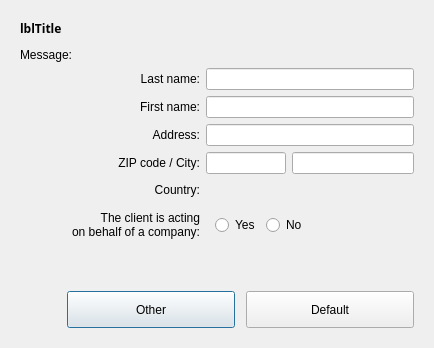
<?xml version="1.0" encoding="UTF-8"?>
<ui version="4.0">
 <class>Dialog</class>
 <widget class="QDialog" name="Dialog">
  <property name="geometry">
   <rect>
    <x>0</x>
    <y>0</y>
    <width>434</width>
    <height>348</height>
   </rect>
  </property>
  <property name="windowTitle">
   <string>Dialog</string>
  </property>
  <property name="autoFillBackground">
   <bool>false</bool>
  </property>
  <layout class="QVBoxLayout" name="verticalLayout_2">
   <item>
    <widget class="QFrame" name="frContainer">
     <property name="frameShape">
      <enum>QFrame::NoFrame</enum>
     </property>
     <property name="frameShadow">
      <enum>QFrame::Raised</enum>
     </property>
     <layout class="QVBoxLayout" name="verticalLayout">
      <item>
       <layout class="QHBoxLayout" name="DialogTitle">
        <property name="bottomMargin">
         <number>5</number>
        </property>
        <item>
         <widget class="QLabel" name="lblTitle">
          <property name="sizePolicy">
           <sizepolicy hsizetype="Preferred" vsizetype="Preferred">
            <horstretch>0</horstretch>
            <verstretch>0</verstretch>
           </sizepolicy>
          </property>
          <property name="maximumSize">
           <size>
            <width>16777215</width>
            <height>45</height>
           </size>
          </property>
          <property name="font">
           <font>
            <family>Century Gothic</family>
            <weight>75</weight>
            <bold>true</bold>
           </font>
          </property>
          <property name="text">
           <string>lblTitle</string>
          </property>
         </widget>
        </item>
       </layout>
      </item>
      <item>
       <widget class="QLabel" name="lblMessage">
        <property name="text">
         <string>Message:</string>
        </property>
       </widget>
      </item>
      <item>
       <layout class="QGridLayout" name="gridLayout">
        <item row="0" column="0">
         <widget class="QLabel" name="lblLastNameTitle">
          <property name="sizePolicy">
           <sizepolicy hsizetype="Expanding" vsizetype="Preferred">
            <horstretch>0</horstretch>
            <verstretch>0</verstretch>
           </sizepolicy>
          </property>
          <property name="minimumSize">
           <size>
            <width>180</width>
            <height>0</height>
           </size>
          </property>
          <property name="maximumSize">
           <size>
            <width>200</width>
            <height>16777215</height>
           </size>
          </property>
          <property name="text">
           <string>Last name:</string>
          </property>
          <property name="alignment">
           <set>Qt::AlignRight|Qt::AlignTrailing|Qt::AlignVCenter</set>
          </property>
          <property name="wordWrap">
           <bool>true</bool>
          </property>
          <property name="textInteractionFlags">
           <set>Qt::NoTextInteraction</set>
          </property>
         </widget>
        </item>
        <item row="0" column="1">
         <widget class="QLineEdit" name="txtLastNameValue">
          <property name="sizePolicy">
           <sizepolicy hsizetype="Expanding" vsizetype="Fixed">
            <horstretch>1</horstretch>
            <verstretch>0</verstretch>
           </sizepolicy>
          </property>
         </widget>
        </item>
        <item row="1" column="0">
         <widget class="QLabel" name="lblFirstNameTitle">
          <property name="sizePolicy">
           <sizepolicy hsizetype="Expanding" vsizetype="Preferred">
            <horstretch>0</horstretch>
            <verstretch>0</verstretch>
           </sizepolicy>
          </property>
          <property name="minimumSize">
           <size>
            <width>180</width>
            <height>0</height>
           </size>
          </property>
          <property name="maximumSize">
           <size>
            <width>200</width>
            <height>16777215</height>
           </size>
          </property>
          <property name="text">
           <string>First name:</string>
          </property>
          <property name="alignment">
           <set>Qt::AlignRight|Qt::AlignTrailing|Qt::AlignVCenter</set>
          </property>
          <property name="wordWrap">
           <bool>true</bool>
          </property>
          <property name="textInteractionFlags">
           <set>Qt::NoTextInteraction</set>
          </property>
         </widget>
        </item>
        <item row="1" column="1">
         <widget class="QLineEdit" name="txtFirstNameValue">
          <property name="sizePolicy">
           <sizepolicy hsizetype="Expanding" vsizetype="Fixed">
            <horstretch>1</horstretch>
            <verstretch>0</verstretch>
           </sizepolicy>
          </property>
         </widget>
        </item>
        <item row="2" column="0">
         <widget class="QLabel" name="lblAddressTitle">
          <property name="sizePolicy">
           <sizepolicy hsizetype="Expanding" vsizetype="Preferred">
            <horstretch>0</horstretch>
            <verstretch>0</verstretch>
           </sizepolicy>
          </property>
          <property name="minimumSize">
           <size>
            <width>180</width>
            <height>0</height>
           </size>
          </property>
          <property name="maximumSize">
           <size>
            <width>200</width>
            <height>16777215</height>
           </size>
          </property>
          <property name="text">
           <string>Address:</string>
          </property>
          <property name="alignment">
           <set>Qt::AlignRight|Qt::AlignTrailing|Qt::AlignVCenter</set>
          </property>
          <property name="wordWrap">
           <bool>true</bool>
          </property>
          <property name="textInteractionFlags">
           <set>Qt::NoTextInteraction</set>
          </property>
         </widget>
        </item>
        <item row="2" column="1">
         <widget class="QLineEdit" name="txtAddressValue">
          <property name="sizePolicy">
           <sizepolicy hsizetype="Expanding" vsizetype="Fixed">
            <horstretch>1</horstretch>
            <verstretch>0</verstretch>
           </sizepolicy>
          </property>
         </widget>
        </item>
        <item row="3" column="0">
         <widget class="QLabel" name="lblZIPAndCityTitle">
          <property name="sizePolicy">
           <sizepolicy hsizetype="Expanding" vsizetype="Preferred">
            <horstretch>0</horstretch>
            <verstretch>0</verstretch>
           </sizepolicy>
          </property>
          <property name="minimumSize">
           <size>
            <width>180</width>
            <height>0</height>
           </size>
          </property>
          <property name="maximumSize">
           <size>
            <width>200</width>
            <height>16777215</height>
           </size>
          </property>
          <property name="text">
           <string>ZIP code / City:</string>
          </property>
          <property name="alignment">
           <set>Qt::AlignRight|Qt::AlignTrailing|Qt::AlignVCenter</set>
          </property>
          <property name="wordWrap">
           <bool>true</bool>
          </property>
          <property name="textInteractionFlags">
           <set>Qt::NoTextInteraction</set>
          </property>
         </widget>
        </item>
        <item row="3" column="1">
         <layout class="QHBoxLayout" name="zipAndCityLayout">
          <item>
           <widget class="QLineEdit" name="txtZIPValue">
            <property name="minimumSize">
             <size>
              <width>80</width>
              <height>0</height>
             </size>
            </property>
            <property name="maximumSize">
             <size>
              <width>80</width>
              <height>16777215</height>
             </size>
            </property>
            <property name="text">
             <string/>
            </property>
           </widget>
          </item>
          <item>
           <widget class="QLineEdit" name="txtCityValue"/>
          </item>
         </layout>
        </item>
        <item row="4" column="0">
         <widget class="QLabel" name="lblCountryTitle">
          <property name="text">
           <string>Country:</string>
          </property>
          <property name="alignment">
           <set>Qt::AlignRight|Qt::AlignTrailing|Qt::AlignVCenter</set>
          </property>
         </widget>
        </item>
        <item row="4" column="1">
         <widget class="QFrame" name="cboCountryValue">
          <property name="minimumSize">
           <size>
            <width>0</width>
            <height>20</height>
           </size>
          </property>
          <property name="maximumSize">
           <size>
            <width>310</width>
            <height>40</height>
           </size>
          </property>
          <property name="frameShape">
           <enum>QFrame::NoFrame</enum>
          </property>
          <property name="frameShadow">
           <enum>QFrame::Raised</enum>
          </property>
         </widget>
        </item>
        <item row="5" column="0">
         <widget class="QLabel" name="lblOnBehalfOfCompanyTitle">
          <property name="sizePolicy">
           <sizepolicy hsizetype="Expanding" vsizetype="Preferred">
            <horstretch>0</horstretch>
            <verstretch>0</verstretch>
           </sizepolicy>
          </property>
          <property name="minimumSize">
           <size>
            <width>180</width>
            <height>0</height>
           </size>
          </property>
          <property name="maximumSize">
           <size>
            <width>200</width>
            <height>16777215</height>
           </size>
          </property>
          <property name="text">
           <string>The client is acting 
on behalf of a company:</string>
          </property>
          <property name="alignment">
           <set>Qt::AlignRight|Qt::AlignTrailing|Qt::AlignVCenter</set>
          </property>
          <property name="wordWrap">
           <bool>true</bool>
          </property>
          <property name="textInteractionFlags">
           <set>Qt::NoTextInteraction</set>
          </property>
         </widget>
        </item>
        <item row="5" column="1">
         <widget class="QFrame" name="frmOptions1">
          <property name="sizePolicy">
           <sizepolicy hsizetype="Expanding" vsizetype="Preferred">
            <horstretch>1</horstretch>
            <verstretch>0</verstretch>
           </sizepolicy>
          </property>
          <layout class="QHBoxLayout" name="onBehalfOfCompanyLayout">
           <item>
            <widget class="QRadioButton" name="rbtnOnBehalfOfCompanyYes">
             <property name="text">
              <string>Yes</string>
             </property>
            </widget>
           </item>
           <item>
            <widget class="QRadioButton" name="rbtnOnBehalfOfCompanyNo">
             <property name="text">
              <string>No</string>
             </property>
            </widget>
           </item>
           <item>
            <spacer name="horizontalSpacer">
             <property name="orientation">
              <enum>Qt::Horizontal</enum>
             </property>
             <property name="sizeHint" stdset="0">
              <size>
               <width>40</width>
               <height>20</height>
              </size>
             </property>
            </spacer>
           </item>
          </layout>
         </widget>
        </item>
       </layout>
      </item>
      <item>
       <spacer name="ContentBottomSpacer">
        <property name="orientation">
         <enum>Qt::Vertical</enum>
        </property>
        <property name="sizeHint" stdset="0">
         <size>
          <width>20</width>
          <height>43</height>
         </size>
        </property>
       </spacer>
      </item>
      <item>
       <layout class="QHBoxLayout" name="DialogButtons">
        <property name="topMargin">
         <number>5</number>
        </property>
        <item>
         <spacer name="ButtonAlignSpacer">
          <property name="orientation">
           <enum>Qt::Horizontal</enum>
          </property>
          <property name="sizeHint" stdset="0">
           <size>
            <width>40</width>
            <height>20</height>
           </size>
          </property>
         </spacer>
        </item>
        <item>
         <widget class="QPushButton" name="btnCancel">
          <property name="enabled">
           <bool>true</bool>
          </property>
          <property name="minimumSize">
           <size>
            <width>168</width>
            <height>37</height>
           </size>
          </property>
          <property name="maximumSize">
           <size>
            <width>168</width>
            <height>37</height>
           </size>
          </property>
          <property name="text">
           <string>Other</string>
          </property>
          <property name="default">
           <bool>false</bool>
          </property>
         </widget>
        </item>
        <item>
         <spacer name="ButtonsSpacer">
          <property name="orientation">
           <enum>Qt::Horizontal</enum>
          </property>
          <property name="sizeType">
           <enum>QSizePolicy::Fixed</enum>
          </property>
          <property name="sizeHint" stdset="0">
           <size>
            <width>5</width>
            <height>20</height>
           </size>
          </property>
         </spacer>
        </item>
        <item>
         <widget class="QPushButton" name="btnOK">
          <property name="enabled">
           <bool>true</bool>
          </property>
          <property name="minimumSize">
           <size>
            <width>168</width>
            <height>37</height>
           </size>
          </property>
          <property name="maximumSize">
           <size>
            <width>168</width>
            <height>37</height>
           </size>
          </property>
          <property name="text">
           <string>Default</string>
          </property>
          <property name="default">
           <bool>false</bool>
          </property>
         </widget>
        </item>
       </layout>
      </item>
     </layout>
    </widget>
   </item>
  </layout>
 </widget>
 <resources/>
 <connections/>
</ui>
